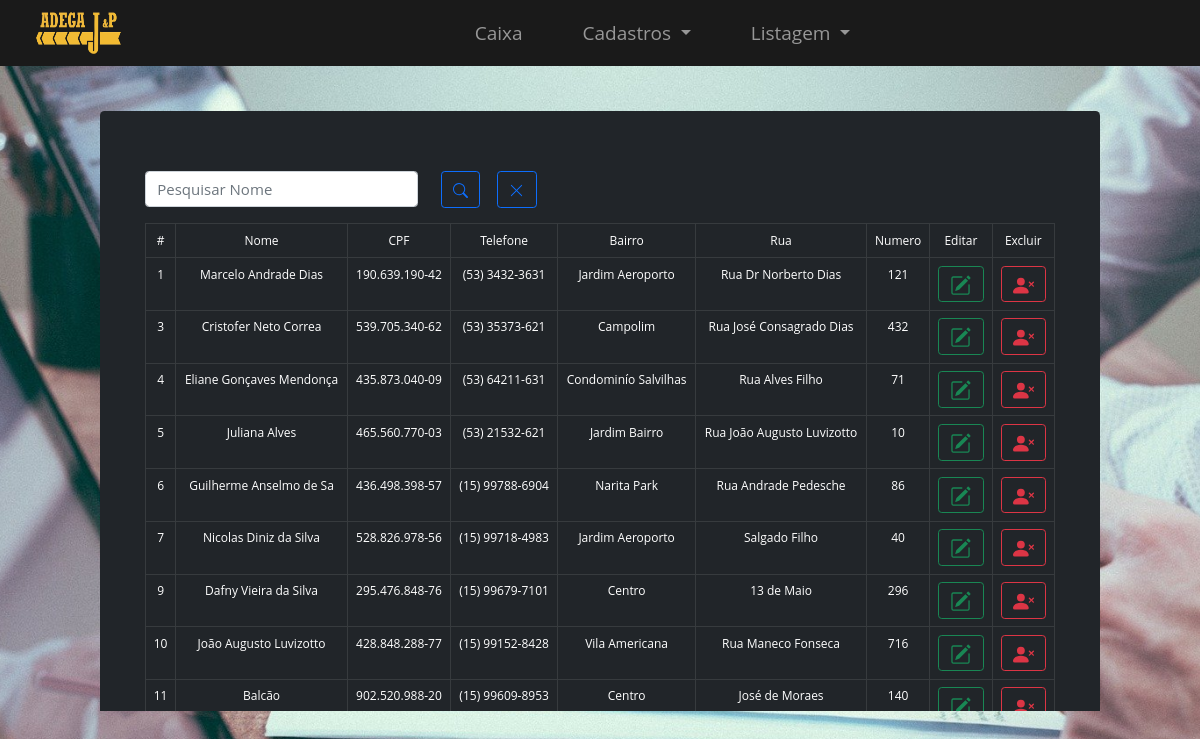
Screenshot of /Listagem/listagemcliente.php with the database file from the repository.
### tables this page shows
CREATE TABLE IF NOT EXISTS `clientes` (
  `idcliente` int(11) NOT NULL AUTO_INCREMENT,
  `nome` varchar(200) NOT NULL,
  `cpf` varchar(20) NOT NULL,
  `telefone` varchar(20) NOT NULL,
  `bairro` varchar(200) NOT NULL,
  `rua` varchar(200) NOT NULL,
  `numero` varchar(10) NOT NULL,
  PRIMARY KEY (`idcliente`)
);

### Listagem/listagemcliente.php (the view, shortened to what this page needs)
<?php
$busca = filter_input(INPUT_GET, 'busca', FILTER_SANITIZE_STRING);
?>
<?php
$pdo = Conexao::connect();
$sql = $pdo->query("SELECT * FROM clientes WHERE nome LIKE '$busca%' OR cpf LIKE '$busca%' ");
$clientes = $sql->fetchAll(PDO::FETCH_OBJ);
?>
<!DOCTYPE html>
<html lang="pt-br">
<head>
  <link href="../bootstrap/css/bootstrap.min.css" rel="stylesheet">
  <link rel="stylesheet" href="../css/listagemcli.css">
</head>
<body>
  <?php include "menu.php" ?>
  <section>
    <div class="table-responsive-lg col-lg-10" id="limite-tabela">
      <div class="p-5 text-white bg-dark rounded-3">
        <form method="get">
          <div class="row my-3">
            <div class="col-md-4">
              <input type="text" name="busca" id="busca" class="form-control" placeholder="Pesquisar Nome" value="<?= $busca ?>">
            </div>
            <div class="col d-flex align-items-end">
              <button type="submit" class="btn btn-outline-primary" style="margin-bottom: 50px !important;">
                <svg xmlns="http://www.w3.org/2000/svg" fill="currentColor" class="bi bi-search" viewBox="0 0 16 16">
                  <path d="M11.742 10.344a6.5 6.5 0 1 0-1.397 1.398h-.001c.03.04.062.078.098.115l3.85 3.85a1 1 0 0 0 1.415-1.414l-3.85-3.85a1.007 1.007 0 0 0-.115-.1zM12 6.5a5.5 5.5 0 1 1-11 0 5.5 5.5 0 0 1 11 0z" />
                </svg></a></td>
              </button>
              <button type="reset" id="limpar" class="btn btn-outline-primary" style="margin-bottom: 50px !important;">
              </button>
            </div>
          </div>
        </form>
        <table class="table table-responsive table-dark table-hover table-bordered text-center">
          <thead class="table-dark table-bordered">
            <tr>
              <td scope="col">#</td>
              <td scope="col">Nome</td>
              <td scope="col">CPF</td>
              <td scope="col">Telefone</td>
              <td scope="col">Bairro</td>
              <td scope="col">Rua</td>
              <td scope="col">Numero</td>
              <td scope="col">Editar</td>
              <td scope="col">Excluir</td>
            </tr>
          </thead>
          <tbody>
            <?php
            foreach ($clientes as $cliente) {
            ?>
              <tr>
                <td><?php echo $cliente->idcliente ?></td>
                <td><?php echo $cliente->nome ?></td>
                <td><?php echo $cliente->cpf ?></td>
                <td><?php echo $cliente->telefone ?></td>
                <td><?php echo $cliente->bairro ?></td>
                <td><?php echo $cliente->rua ?></td>
                <td><?php echo $cliente->numero ?></td>
                <td><a href="../Cliente/pag_editar.php?idcliente=<?php echo $cliente->idcliente ?>" class=" btn btn-outline-success">
                    </a></td>
                <td><a type="button" data-toggle="modal" data-target="#EpicModal<?php echo $cliente->idcliente?>" class="btn btn-outline-danger">
                  </a></td>
              </tr>
            <?php
            }
            ?>
          </tbody>
        </table>
      </div>
    </div>
  </section>
</body>
</html>

### CSS/listagemcli.css (style rules this page uses)
* { font-family: 'Open Sans'; font-size: 15px; line-height: 1.5; margin: 0; padding: 0; user-select: none; box-sizing: border-box; }
#limite-tabela { height: 650px !important; max-height: 650px !important; overflow-x: hidden; }
body { margin: 0; background-size: cover; background-position: center; background-image: url(../img/pagcadcliente.jpg); background-size: cover; background-position: center; background-attachment: fixed; overflow-x: hidden; }
section { margin-top: 45px; width: 100%; display: flex; justify-content: center; align-items: center; }
td { padding: 1rem; font-size: 1vw; }
form { width: 95%; }
#limpar { margin-left: 17px; }
.bi { width: 21px; height: 21px; }
svg.bi.bi-x-lg { width: 15px; }
svg.bi.bi-search { width: 15px; }
#limite-tabela { height: 600px !important; max-height: 650px !important; overflow-x: hidden; }
table { margin-top: -50px; }
.form-control { margin-bottom: 40px; }

### CSS/menu.css (style rules this page uses)
* { font-family: 'Open Sans'; font-size: 15px; line-height: 1.5; box-sizing: border-box; margin: 0; padding: 0; user-select: none; box-sizing: border-box; }

### rows the page displays
clientes: idcliente "1", nome "Marcelo Andrade Dias", cpf "190.639.190-42", telefone "(53) 3432-3631", bairro "Jardim Aeroporto", rua "Rua Dr Norberto Dias", numero "121"
clientes: idcliente "3", nome "Cristofer Neto Correa", cpf "539.705.340-62", telefone "(53) 35373-621", bairro "Campolim", rua "Rua José Consagrado Dias", numero "432"
clientes: idcliente "4", nome "Eliane Gonçaves Mendonça", cpf "435.873.040-09", telefone "(53) 64211-631", bairro "Condominío Salvilhas", rua "Rua Alves Filho", numero "71"
clientes: idcliente "5", nome "Juliana Alves", cpf "465.560.770-03", telefone "(53) 21532-621", bairro "Jardim Bairro", rua "Rua João Augusto Luvizotto", numero "10"
clientes: idcliente "6", nome "Guilherme Anselmo de Sa", cpf "436.498.398-57", telefone "(15) 99788-6904", bairro "Narita Park", rua "Rua Andrade Pedesche", numero "86"
clientes: idcliente "7", nome "Nicolas Diniz da Silva", cpf "528.826.978-56", telefone "(15) 99718-4983", bairro "Jardim Aeroporto", rua "Salgado Filho", numero "40"
clientes: idcliente "9", nome "Dafny Vieira da Silva", cpf "295.476.848-76", telefone "(15) 99679-7101", bairro "Centro", rua "13 de Maio", numero "296"
clientes: idcliente "10", nome "João Augusto Luvizotto", cpf "428.848.288-77", telefone "(15) 99152-8428", bairro "Vila Americana", rua "Rua Maneco Fonseca", numero "716"
clientes: idcliente "11", nome "Balcão", cpf "902.520.988-20", telefone "(15) 99609-8953", bairro "Centro", rua "José de Moraes", numero "140"
